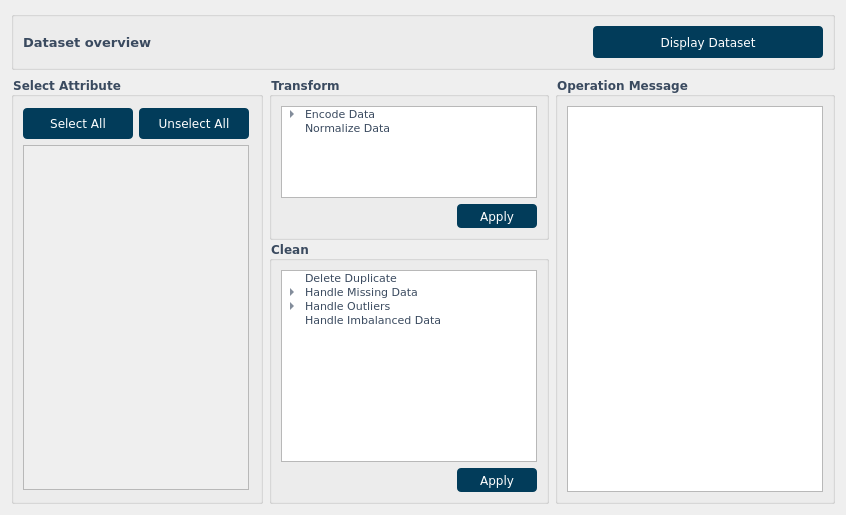
      <widget class="QWidget" name="tab_preprocessing">
       <property name="font">
        <font>
         <family>Verdana</family>
        </font>
       </property>
       <attribute name="title">
        <string>Preprocessing</string>
       </attribute>
       <layout class="QGridLayout" name="gridLayout_46">
        <item row="0" column="0" colspan="3">
         <widget class="QGroupBox" name="groupBox_10">
          <property name="font">
           <font>
            <family>Verdana</family>
            <weight>75</weight>
            <bold>true</bold>
           </font>
          </property>
          <property name="styleSheet">
           <string notr="true"> QGroupBox::title {
        color: #3a4a5f;
    }</string>
          </property>
          <property name="title">
           <string/>
          </property>
          <layout class="QHBoxLayout" name="horizontalLayout_5">
           <item>
            <widget class="QLabel" name="label_2">
             <property name="font">
              <font>
               <family>Verdana</family>
               <pointsize>10</pointsize>
               <weight>75</weight>
               <bold>true</bold>
              </font>
             </property>
             <property name="styleSheet">
              <string notr="true"> color: #3a4a5f;</string>
             </property>
             <property name="text">
              <string>Dataset overview</string>
             </property>
            </widget>
           </item>
           <item>
            <widget class="QPushButton" name="btn_display_2">
             <property name="minimumSize">
              <size>
               <width>230</width>
               <height>32</height>
              </size>
             </property>
             <property name="maximumSize">
              <size>
               <width>140</width>
               <height>16777215</height>
              </size>
             </property>
             <property name="font">
              <font>
               <family>Verdana</family>
              </font>
             </property>
             <property name="styleSheet">
              <string notr="true">/* ----- DARK BLUE BUTTON (#023C5A) ----- */
QPushButton{
    background-color: #023C5A;
    color: white;
    border: none;
    border-radius: 4px;
    padding: 8px 16px;
}
QPushButton:hover { background-color: #034C6A; }
QPushButton:pressed { background-color: #012C4A; }
QPushButton:disabled { background-color: #8098A8; color: #D0D0D0; }</string>
             </property>
             <property name="text">
              <string>Display Dataset</string>
             </property>
            </widget>
           </item>
          </layout>
         </widget>
        </item>
        <item row="1" column="0">
         <widget class="QGroupBox" name="groupAttributs_5">
          <property name="maximumSize">
           <size>
            <width>260</width>
            <height>16777215</height>
           </size>
          </property>
          <property name="font">
           <font>
            <family>Verdana</family>
            <weight>75</weight>
            <bold>true</bold>
           </font>
          </property>
          <property name="styleSheet">
           <string notr="true"> color: #3a4a5f;</string>
          </property>
          <property name="title">
           <string>Select Attribute</string>
          </property>
          <layout class="QVBoxLayout" name="verticalLayout_9">
           <property name="topMargin">
            <number>11</number>
           </property>
           <property name="rightMargin">
            <number>11</number>
           </property>
           <property name="bottomMargin">
            <number>11</number>
           </property>
           <item>
            <layout class="QHBoxLayout" name="select_btns_layout_5">
             <item>
              <widget class="QPushButton" name="btn_select_all_pre">
               <property name="minimumSize">
                <size>
                 <width>110</width>
                 <height>0</height>
                </size>
               </property>
               <property name="font">
                <font>
                 <family>Verdana</family>
                </font>
               </property>
               <property name="styleSheet">
                <string notr="true">/* ----- DARK BLUE BUTTON (#023C5A) ----- */
QPushButton {
    background-color: #023C5A;
    color: white;
    border: none;
    border-radius: 4px;
    padding: 8px 8px;
}
QPushButton:hover { background-color: #034C6A; }
QPushButton:pressed { background-color: #012C4A; }
QPushButton:disabled { background-color: #8098A8; color: #D0D0D0; }</string>
               </property>
               <property name="text">
                <string>Select All</string>
               </property>
              </widget>
             </item>
             <item>
              <widget class="QPushButton" name="btn_unselect_all_pre">
               <property name="minimumSize">
                <size>
                 <width>110</width>
                 <height>0</height>
                </size>
               </property>
               <property name="sizeIncrement">
                <size>
                 <width>0</width>
                 <height>2</height>
                </size>
               </property>
               <property name="font">
                <font>
                 <family>Verdana</family>
                </font>
               </property>
               <property name="styleSheet">
                <string notr="true">/* ----- DARK BLUE BUTTON (#023C5A) ----- */
QPushButton {
    background-color: #023C5A;
    color: white;
    border: none;
    border-radius: 4px;
    padding: 8px 8px;
}
QPushButton:hover { background-color: #034C6A; }
QPushButton:pressed { background-color: #012C4A; }
QPushButton:disabled { background-color: #8098A8; color: #D0D0D0; }</string>
               </property>
               <property name="text">
                <string>Unselect All</string>
               </property>
              </widget>
             </item>
            </layout>
           </item>
           <item>
            <widget class="QScrollArea" name="scrollArea_5">
             <property name="font">
              <font>
               <family>Verdana</family>
              </font>
             </property>
             <property name="widgetResizable">
              <bool>true</bool>
             </property>
             <widget class="QWidget" name="scrollAreaWidgetContents_5">
              <property name="geometry">
               <rect>
                <x>0</x>
                <y>0</y>
                <width>236</width>
                <height>419</height>
               </rect>
              </property>
              <property name="font">
               <font>
                <family>Verdana</family>
               </font>
              </property>
              <layout class="QVBoxLayout" name="verticalLayout_10">
               <item>
                <widget class="QWidget" name="checkboxes_container2" native="true">
                 <property name="font">
                  <font>
                   <family>Verdana</family>
                  </font>
                 </property>
                 <property name="toolTip">
                  <string>Choose attributes to preprocess</string>
                 </property>
                 <property name="styleSheet">
                  <string notr="true"> color: #3a4a5f;</string>
                 </property>
                </widget>
               </item>
              </layout>
             </widget>
            </widget>
           </item>
          </layout>
         </widget>
        </item>
        <item row="1" column="1">
         <layout class="QVBoxLayout" name="SideBox_3">
          <property name="spacing">
           <number>0</number>
          </property>
          <property name="sizeConstraint">
           <enum>QLayout::SetDefaultConstraint</enum>
          </property>
          <item>
           <widget class="QGroupBox" name="groupBox_transf_3">
            <property name="minimumSize">
             <size>
              <width>273</width>
              <height>0</height>
             </size>
            </property>
            <property name="maximumSize">
             <size>
              <width>400</width>
              <height>164</height>
             </size>
            </property>
            <property name="font">
             <font>
              <family>Verdana</family>
              <weight>75</weight>
              <bold>true</bold>
             </font>
            </property>
            <property name="styleSheet">
             <string notr="true"> QGroupBox::title {
        color: #3a4a5f;
    }</string>
            </property>
            <property name="title">
             <string>Transform</string>
            </property>
            <layout class="QGridLayout" name="gridLayout_42">
             <item row="1" column="1">
              <widget class="QPushButton" name="btn_apply_tr">
               <property name="enabled">
                <bool>true</bool>
               </property>
               <property name="minimumSize">
                <size>
                 <width>80</width>
                 <height>24</height>
                </size>
               </property>
               <property name="maximumSize">
                <size>
                 <width>80</width>
                 <height>24</height>
                </size>
               </property>
               <property name="font">
                <font>
                 <family>Verdana</family>
                </font>
               </property>
               <property name="styleSheet">
                <string notr="true">/* ----- DARK BLUE BUTTON (#023C5A) ----- */
QPushButton{
    background-color: #023C5A;
    color: white;
    border: none;
    border-radius: 4px;
    padding: 4px 16px;
}
QPushButton:hover { background-color: #034C6A; }
QPushButton:pressed { background-color: #012C4A; }
QPushButton:disabled { background-color: #8098A8; color: #D0D0D0; }</string>
               </property>
               <property name="text">
                <string>Apply</string>
               </property>
              </widget>
             </item>
             <item row="0" column="0" colspan="2">
              <widget class="QTreeWidget" name="treeTranf">
               <property name="font">
                <font>
                 <family>Verdana</family>
                 <pointsize>8</pointsize>
                </font>
               </property>
               <property name="styleSheet">
                <string notr="true"> color: #3a4a5f;</string>
               </property>
               <attribute name="headerVisible">
                <bool>false</bool>
               </attribute>
               <attribute name="headerCascadingSectionResizes">
                <bool>false</bool>
               </attribute>
               <attribute name="headerHighlightSections">
                <bool>false</bool>
               </attribute>
               <attribute name="headerShowSortIndicator" stdset="0">
                <bool>false</bool>
               </attribute>
               <column>
                <property name="text">
                 <string/>
                </property>
               </column>
               <item>
                <property name="text">
                 <string>Encode Data</string>
                </property>
                <item>
                 <property name="text">
                  <string>From Categorical to Numerical</string>
                 </property>
                 <item>
                  <property name="text">
                   <string>Label Encoder</string>
                  </property>
                 </item>
                 <item>
                  <property name="text">
                   <string>One Hot Encoder</string>
                  </property>
                 </item>
                </item>
                <item>
                 <property name="text">
                  <string>From Numerical to Categorical</string>
                 </property>
                </item>
               </item>
               <item>
                <property name="text">
                 <string>Normalize Data</string>
                </property>
               </item>
              </widget>
             </item>
            </layout>
           </widget>
          </item>
          <item>
           <widget class="QGroupBox" name="groupBox_clean_5">
            <property name="maximumSize">
             <size>
              <width>400</width>
              <height>300</height>
             </size>
            </property>
            <property name="font">
             <font>
              <family>Verdana</family>
              <weight>75</weight>
              <bold>true</bold>
             </font>
            </property>
            <property name="styleSheet">
             <string notr="true"> QGroupBox::title {
        color: #3a4a5f;
    }</string>
            </property>
            <property name="title">
             <string>Clean</string>
            </property>
            <layout class="QGridLayout" name="gridLayout_43">
             <item row="2" column="1">
              <widget class="QPushButton" name="btn_apply_cl">
               <property name="enabled">
                <bool>true</bool>
               </property>
               <property name="minimumSize">
                <size>
                 <width>80</width>
                 <height>24</height>
                </size>
               </property>
               <property name="maximumSize">
                <size>
                 <width>80</width>
                 <height>24</height>
                </size>
               </property>
               <property name="font">
                <font>
                 <family>Verdana</family>
                </font>
               </property>
               <property name="styleSheet">
                <string notr="true">/* ----- DARK BLUE BUTTON (#023C5A) ----- */
QPushButton{
    background-color: #023C5A;
    color: white;
    border: none;
    border-radius: 4px;
    padding: 4px 16px;
}
QPushButton:hover { background-color: #034C6A; }
QPushButton:pressed { background-color: #012C4A; }
QPushButton:disabled { background-color: #8098A8; color: #D0D0D0; }</string>
               </property>
               <property name="text">
                <string>Apply</string>
               </property>
              </widget>
             </item>
             <item row="2" column="0">
              <spacer name="horizontalSpacer_11">
               <property name="orientation">
                <enum>Qt::Horizontal</enum>
               </property>
               <property name="sizeHint" stdset="0">
                <size>
                 <width>40</width>
                 <height>20</height>
                </size>
               </property>
              </spacer>
             </item>
             <item row="0" column="0" colspan="2">
              <widget class="QTreeWidget" name="treeClean">
               <property name="font">
                <font>
                 <family>Verdana</family>
                 <pointsize>8</pointsize>
                </font>
               </property>
               <property name="styleSheet">
                <string notr="true"> color: #3a4a5f;</string>
               </property>
               <attribute name="headerVisible">
                <bool>false</bool>
               </attribute>
               <column>
                <property name="text">
                 <string/>
                </property>
               </column>
               <item>
                <property name="text">
                 <string>Delete Duplicate</string>
                </property>
               </item>
               <item>
                <property name="text">
                 <string>Handle Missing Data</string>
                </property>
                <item>
                 <property name="text">
                  <string>Replace with Mean</string>
                 </property>
                </item>
                <item>
                 <property name="text">
                  <string>Replace with Median</string>
                 </property>
                </item>
                <item>
                 <property name="text">
                  <string>Using KNN</string>
                 </property>
                </item>
               </item>
               <item>
                <property name="text">
                 <string>Handle Outliers</string>
                </property>
                <item>
                 <property name="text">
                  <string>IQR Method</string>
                 </property>
                </item>
                <item>
                 <property name="text">
                  <string>Isolation Forest</string>
                 </property>
                </item>
               </item>
               <item>
                <property name="text">
                 <string>Handle Imbalanced Data</string>
                </property>
               </item>
              </widget>
             </item>
            </layout>
           </widget>
          </item>
         </layout>
        </item>
        <item row="1" column="2">
         <widget class="QGroupBox" name="groupBox_operationMsg">
          <property name="font">
           <font>
            <family>Verdana</family>
            <weight>75</weight>
            <bold>true</bold>
           </font>
          </property>
          <property name="styleSheet">
           <string notr="true"> QGroupBox::title {
        color: #3a4a5f;
    }</string>
          </property>
          <property name="title">
           <string>Operation Message</string>
          </property>
          <layout class="QHBoxLayout" name="horizontalLayout_9">
           <item>
            <widget class="QTextEdit" name="op_msg">
             <property name="font">
              <font>
               <family>Verdana</family>
              </font>
             </property>
             <property name="readOnly">
              <bool>true</bool>
             </property>
             <property name="html">
              <string>&lt;!DOCTYPE HTML PUBLIC &quot;-//W3C//DTD HTML 4.0//EN&quot; &quot;http://www.w3.org/TR/REC-html40/strict.dtd&quot;&gt;
&lt;html&gt;&lt;head&gt;&lt;meta name=&quot;qrichtext&quot; content=&quot;1&quot; /&gt;&lt;style type=&quot;text/css&quot;&gt;
p, li { white-space: pre-wrap; }
&lt;/style&gt;&lt;/head&gt;&lt;body style=&quot; font-family:'Verdana'; font-size:8.25pt; font-weight:400; font-style:normal;&quot;&gt;
&lt;p style=&quot;-qt-paragraph-type:empty; margin-top:0px; margin-bottom:0px; margin-left:0px; margin-right:0px; -qt-block-indent:0; text-indent:0px; font-family:'MS Shell Dlg 2'; font-size:7.8pt;&quot;&gt;&lt;br /&gt;&lt;/p&gt;&lt;/body&gt;&lt;/html&gt;</string>
             </property>
             <property name="placeholderText">
              <string/>
             </property>
            </widget>
           </item>
          </layout>
         </widget>
        </item>
       </layout>
      </widget>
